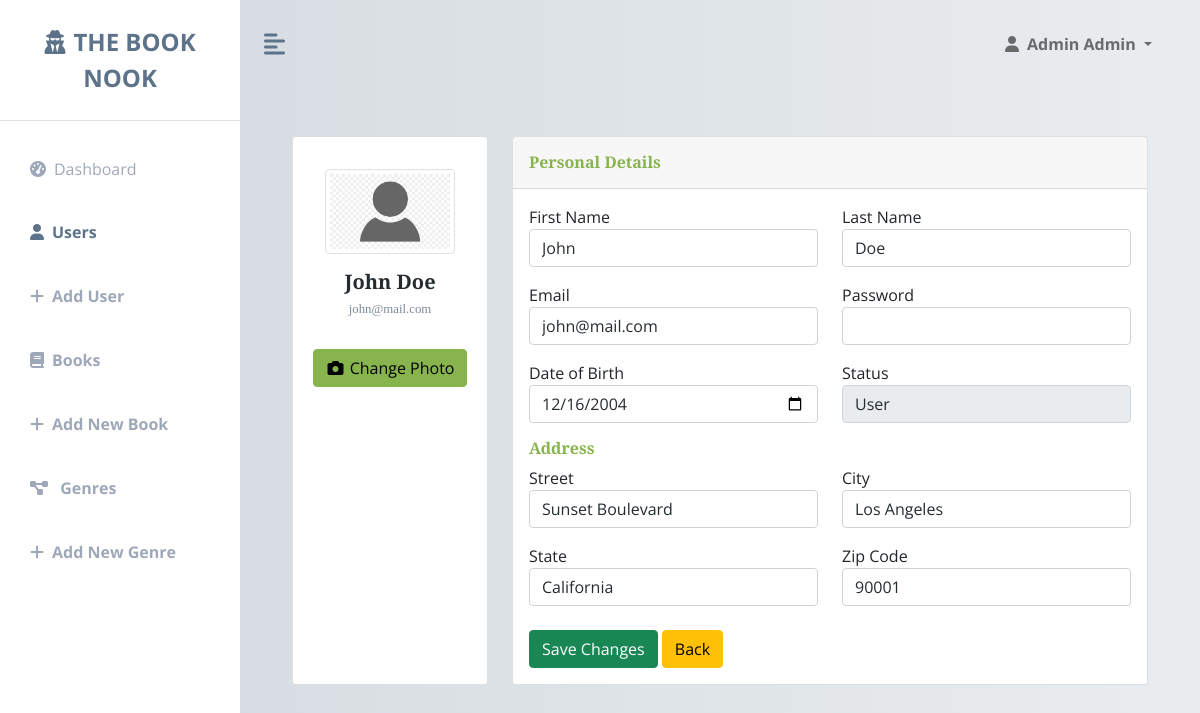
Page /admin/users/edit-user.php?id=1 (signed in) on the committed database.
### tables this page shows
CREATE TABLE `users` (
  `id` int(11) NOT NULL,
  `first_name` varchar(100) NOT NULL,
  `last_name` varchar(100) NOT NULL,
  `birth_date` date NOT NULL,
  `gender` varchar(50) NOT NULL,
  `email` varchar(255) NOT NULL,
  `password` varchar(255) NOT NULL,
  `street_address` varchar(255) NOT NULL,
  `address_code_id` int(11) DEFAULT NULL,
  `profile_picture` varchar(255) NOT NULL,
  `user_type` varchar(50) NOT NULL
);

CREATE TABLE `address_code` (
  `id` int(11) NOT NULL,
  `city` varchar(100) NOT NULL,
  `zip_code` varchar(20) NOT NULL,
  `state` varchar(100) NOT NULL
);

### admin/users/edit-user.php (the view, shortened to what this page needs)
<?php
include('../middlewares/admin-middleware.php');
if (isset($_GET['id'])) {
    $id = $_GET['id'];
    $sql = "SELECT users.*, address_code.*
            FROM users
            JOIN address_code ON users.address_code_id = address_code.id
            WHERE users.id = ?";
    $stmt = $connect->prepare($sql);
    $stmt->bind_param("i", $id);
    $stmt->execute();
    $result = $stmt->get_result();
    if ($result->num_rows == 1) {
        $user = $result->fetch_assoc();
    } else {
        echo "No user found!";
    }
}
?>
<?php include('../components/header.php'); ?>
<div class="container">
    <form action="actions.php" method="post" id='form' enctype="multipart/form-data">
        <div class="row gutters mx-3 my-5">
            <div class="col-xl-3 col-lg-4 col-md-11 col-12 mx-auto my-3 my-lg-0 ">
                <div class="card h-100">
                    <div class="card-body">
                        <div class="account-settings">
                            <div class="user-profile">
                                <div class="img-container mx-auto my-3 px-3">
                                    <img src='../../assets/img/<?= $user['profile_picture'] ?>' class='img-thumbnail img-fluid' alt="<?= $user['first_name'] ?>" name='picture-placeholder' id='picture-placeholder'>
                                </div>
                                <h5 class="user-name"><?= $user['first_name'] . ' ' . $user['last_name'] ?></h5>
                                <h6 class="user-email"><?= $user['email'] ?></h6>
                            </div>
                            <div class="photo-btn">
                                <label for="picture-upload" class="btn btn-primary mx-auto ">
                                    <i class="fa fa-fw fa-camera"></i>
                                    <span>Change Photo</span>
                                </label>
                            </div>
                        </div>
                    </div>
                </div>
            </div>
            <div class="col-xl-9 col-lg-8 col-md-11 col-12 mx-auto">
                <div class="card h-100">
                    <div class="card-header ">
                        <h6 class="text-primary mt-2">Personal Details</h6>
                    </div>
                    <div class="card-body">
                        <div class="row gutters">
                            <div class="col-sm-6">
                                <div class="form-group">
                                    <label for="first_name">First Name</label>
                                    <input type="text" class="form-control" id="first_name" name="first_name" value="<?= $user['first_name'] ?>">
                                </div>
                            </div>
                            <div class="col-sm-6">
                                <div class="form-group">
                                    <label for="last_name">Last Name</label>
                                    <input type="text" class="form-control" id="last_name" name="last_name" value="<?= $user['last_name'] ?>">
                                </div>
                            </div>
                            <div class="col-sm-6 mt-3">
                                <div class="form-group">
                                    <label for="email">Email</label>
                                    <input type="text" class="form-control" id="email" name="email" value="<?= $user['email'] ?>">
                                </div>
                            </div>
                            <div class="col-sm-6 mt-3">
                                <div class="form-group">
                                    <label for="password">Password</label>
                                    <input type="password" class="form-control" id="password" name="password">
                                </div>
                            </div>
                            <div class="col-sm-6 mt-3">
                                <div class="form-group">
                                    <label>Date of Birth</label>
                                    <input type="date" class="form-control" name="birth_date" value="<?= $user['birth_date'] ?>">
                                </div>
                            </div>
                            <div class="col-sm-6 mt-3">
                                <div class="form-group">
                                    <label for="status">Status</label>
                                    <select id="status" class="form-control" name="status">
                                        <option value="user" <?= ($user['user_type'] === 'user') ? 'selected' : '' ?>>User</option>
                                    </select>
                                </div>
                            </div>
                        </div>
                        <div class="row gutters">
                            <div class="col-xl-12 col-lg-12 col-md-12 col-sm-12">
                                <h6 class="text-primary mt-3">Address</h6>
                            </div>
                            <div class="col-sm-6">
                                <div class="form-group">
                                    <label for="street">Street</label>
                                    <input type="text" class="form-control" id="street" name="street" value="<?= $user['street_address'] ?>">
                                </div>
                            </div>
                            <div class="col-sm-6">
                                <div class="form-group">
                                    <label for="city">City</label>
                                    <input type="text" class="form-control" id="city" name="city" value="<?= $user['city'] ?>">
                                </div>
                            </div>
                            <div class="col-sm-6 mt-3">
                                <div class="form-group">
                                    <label for="state">State</label>
                                    <input type="text" class="form-control" id="state" name="state" value="<?= $user['state'] ?>">
                                </div>
                            </div>
                            <div class="col-sm-6 mt-3">
                                <div class="form-group">
                                    <label for="zip">Zip Code</label>
                                    <input type="text" class="form-control" id="zip" name="zip_code" value="<?= $user['zip_code'] ?>">
                                </div>
                            </div>
                        </div>
                        <div class="row gutters mt-4">
                            <div class="col-12">
                                <div class="text-right">
                                    <button type="submit" class="btn btn-success " name="edit-profile">Save Changes</button>
                                    <a href="../show-users.php" class="btn btn-warning " type="button">Back</a>
                                </div>
                            </div>
                        </div>
                    </div>
                </div>
            </div>
        </div>
    </form>
</div>
<?php include('../components/footer.php') ?>

### admin/assets/css/dashboard.css (style rules this page uses)
:root { --main-bg-color: #3a4a58; --main-text-color: #5c738a; --second-text-color: #9fa8b9; --second-bg-color: #e1e6eb; }
.account-settings .user-profile { margin: 0 0 1rem 0; padding-bottom: 1rem; text-align: center; }
.account-settings .user-profile h5.user-name { margin: 0 0 0.5rem 0; }
.account-settings .user-profile h6.user-email { margin: 0; font-size: 0.8rem; font-weight: 400; color: #7c8a99; }
.account-settings .photo-btn { margin: 0.5rem 0 0 0; text-align: center; }

### rows in the picture
users: profile_picture (placeholder picture), first_name "John", last_name "Doe", email "john@mail.com", birth_date "12/16/2004", status "User", street "Sunset Boulevard", city "Los Angeles", state "California", zip_code "90001"

### other values in the picture
$_SESSION['fullName'] "Admin Admin"
